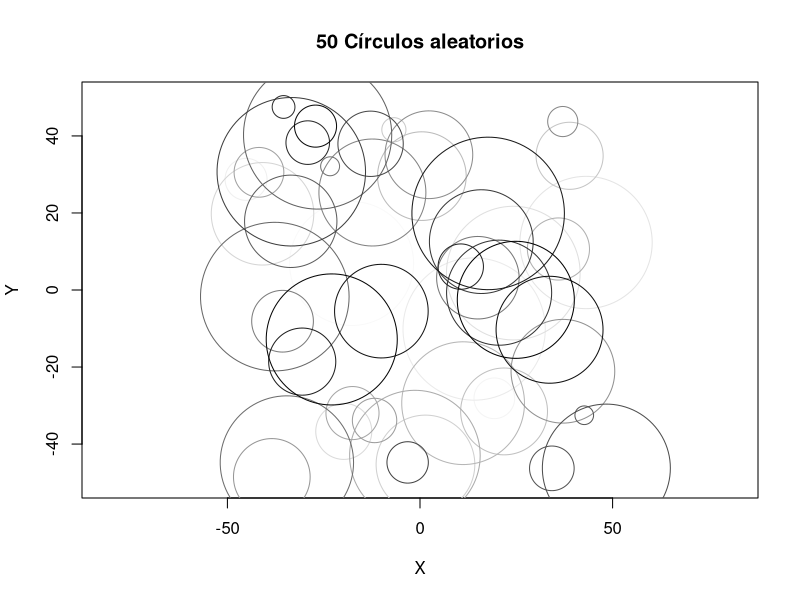

Reproduce this figure in R.
# Abrir la ventana gráfica
plot(NA, xlim = c(-50, 50), ylim = c(-50, 50), 
     main = "50 Círculos aleatorios", xlab = "X", ylab = "Y", asp = 1)

# Función para crear un círculo
crea_cir <- function(centro_x, centro_y, radio) {
  angulos <- seq(0, 2 * pi, length.out = 100)
  x <- centro_x + radio * cos(angulos)
  y <- centro_y + radio * sin(angulos)
  return(list(x = x, y = y))
}

# Crear una paleta de gradiente de grises
paleta_gris <- colorRampPalette(c("white", "black"))

# Generar y trazar 50 círculos aleatorios
for (i in 1:50) {
  # Generar centro aleatorio
  centro_x <- runif(1, -50, 50)
  centro_y <- runif(1, -50, 50)
  
  # Generar radio aleatorio
  radio <- runif(1, 2, 20)
  
  # Crear el círculo
  circulo <- crea_cir(centro_x, centro_y, radio)

  # Asignar un color de la paleta de gradiente
  color <- paleta_gris(50)[i]  # Usar el i-ésimo color de la paleta
    
  # Trazar el círculo
  lines(circulo$x, circulo$y, col = color)  # Colores diferentes para cada círculo
}